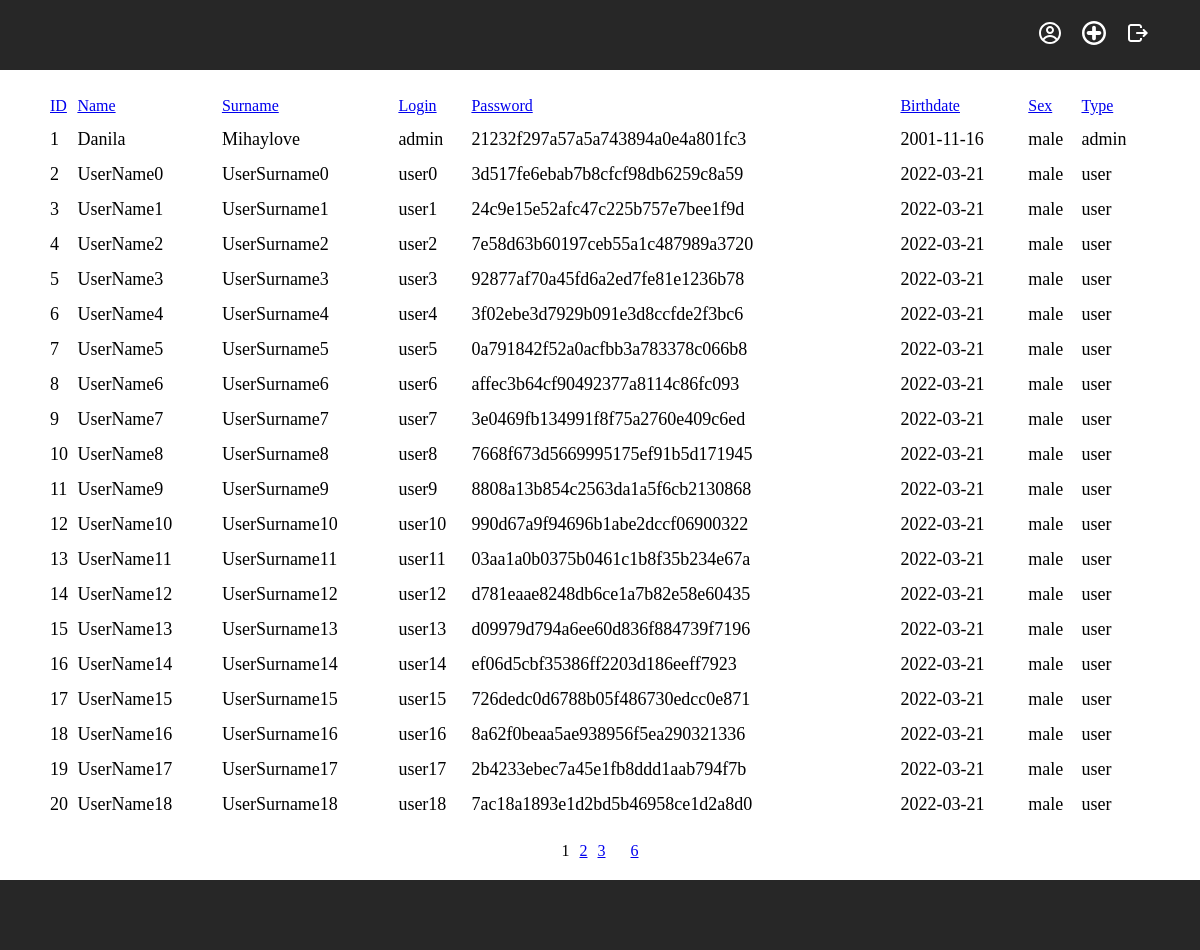
The app's page /index.php (signed in), older data.
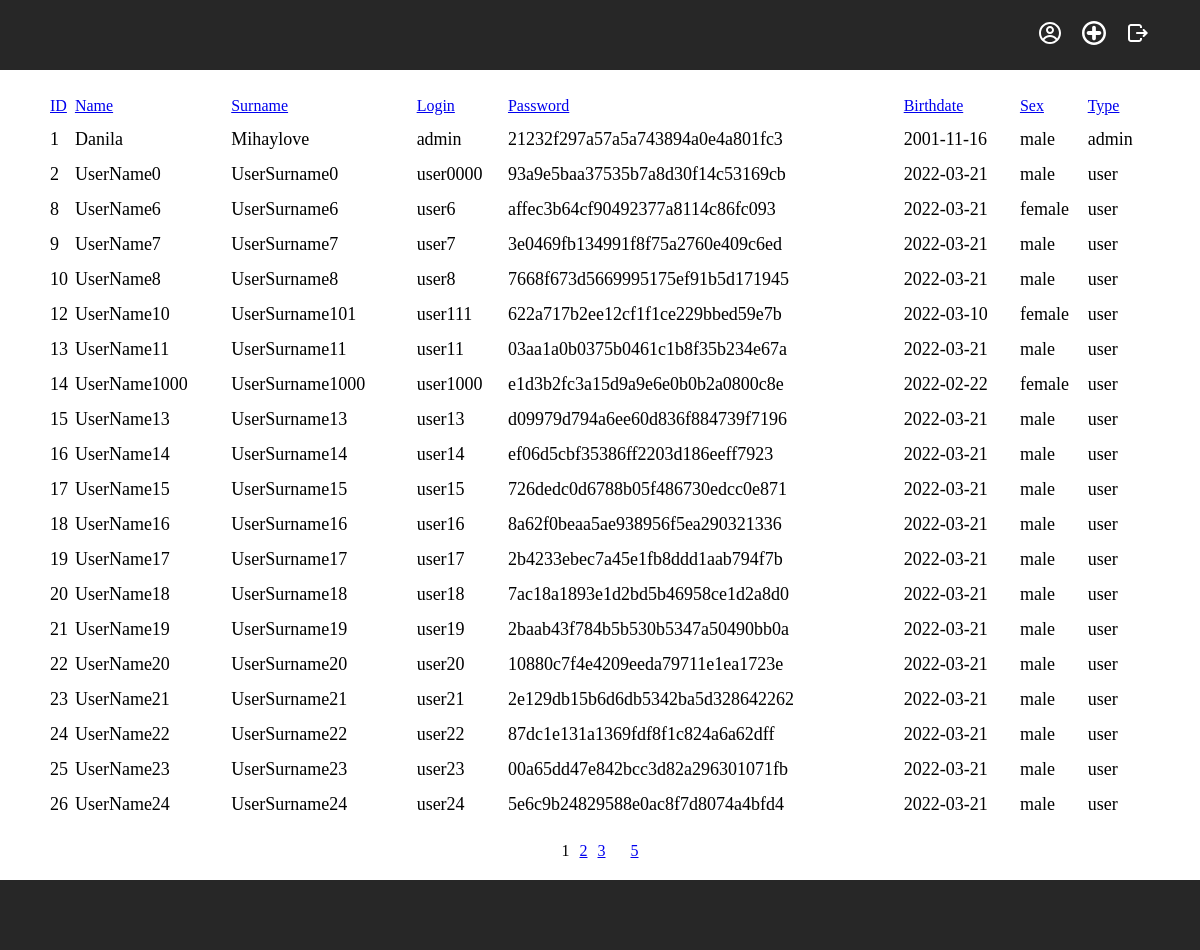
The same page, newer data.
### tables this page shows
CREATE TABLE `user` (
  `id` int(11) NOT NULL,
  `name` varchar(255) NOT NULL,
  `surname` varchar(255) NOT NULL,
  `login` varchar(255) NOT NULL,
  `password` varchar(255) NOT NULL,
  `birthdate` date NOT NULL,
  `sex` int(11) NOT NULL,
  `user_type` int(11) NOT NULL
);

### index.php (the view, shortened to what this page needs)
<?php
    require_once("components/head.php");
?>
<div class="main">
    <div class="container">
        <div class="main__content">
            <?php
                if (!$content_unavailable) {
                    $currentPage = $_GET['page'];
                    $sortTitles = "";
                    $arr = array('ID', 'Name', 'Surname', 'Login', 'Password', 'Birthdate', 'Sex', 'Type');
                    for ($i = 0; $i < 8; $i++) {
                        $descSort = "";
                        if (($_GET['sort'] == $i) && ($_GET['desc'] != "DESC")) $descSort = "DESC";
                        else $descSort = "ASC";
                        $newTitle = "<div class='main__cell'><a href='?sort=$i&desc=$descSort&page=$currentPage'>" . $arr[$i] . "</a></div>";
                        $sortTitles = $sortTitles . $newTitle;
                    }
                    echo "
                        <div class='main__table'>
                            <div class='main__header-row'>$sortTitles</div>";
                    $entryQuantity  = 20;
                    $itemsFrom      = $_GET['page'] * $entryQuantity - $entryQuantity;
                    $arr            = array(0 => 'id', 1 => 'name', 2 => 'surname', 3 => 'login', 4 => 'password', 5 => 'birthdate', 6 => 'sex', 7 => 'user_type');
                    $sortType       = $arr[$_GET['sort']];
                    $sortDesc       = $_GET['desc'];
                    $result         = $connection->prepare("SELECT user.id, user.name, user.surname, user.login, user.password, user.birthdate,
                                        sex.name AS sex, user_type.name AS type FROM `user`
                                        INNER JOIN sex ON sex.id = user.sex
                                        INNER JOIN user_type ON user_type.id = user.user_type
                                        ORDER BY $sortType $sortDesc
                                        LIMIT ?, ?");
                    $result->bind_param('ii', $itemsFrom, $entryQuantity);
                    if (isset($_COOKIE['login']) && isset($_COOKIE['password'])) {
                        $cookie_login       = $_COOKIE['login'];
                        $cookie_password    = $_COOKIE['password'];
                        $result->execute();
                        $result             = $result->get_result();
                    } else if (isset($_SESSION['login']) && isset($_SESSION['password'])) {
                        $result->execute();
                        $result             = $result->get_result();
                    }
                    while($row = $result->fetch_array(MYSQLI_ASSOC)) {
                        $rowCells = "";
                        foreach($row as $key => $value) {
                            $rowCells = $rowCells . "<div class='main__cell'>$value</div>";
                        }
                        $userId = $row['id'];
                        echo "<a href='user.php?user=$userId'>$rowCells</a>";
                    }
                    echo "</div>";
                    $countUsers = $connection->query("SELECT COUNT(*) AS count FROM `user`");
                    $countUsers = ceil($countUsers->fetch_assoc()['count'] / $entryQuantity);
                    $currentPage = isset($_GET['page']) ? $_GET['page'] : 1;
                    $routes = "<div>$currentPage</div>";
                    for ($i = $currentPage + 1; $i < $currentPage + 3 && $i != $countUsers + 1; $i++) {
                        $routes = $routes . "<a href='?page=$i'>$i</a>";
                    }
                    $routes = $currentPage > 3 ? "<a class='main__route-left' href='?page=1'>1</a>" . $routes : $routes;
                    $routes = $currentPage < $countUsers - 2 ? $routes . "<a class='main__route-right' href='?page=$countUsers'>$countUsers</a>" : $routes;
                    echo "<div class='main__router'>$routes</div>";
                } else {
                    echo "<strong>Content is unavailable.<br/>
                            You need to log in as an administrator</strong>";
                }
            ?>
        </div>
    </div>
</div>
<?php
    require_once("components/foot.php");
?>

Row changes from the older to the newer data that the page shows:
removed user: id "3 UserName1 UserSurname1 user1 24c9e15e52afc47c225b757e7bee1f9d 2022-03-21 male user"
removed user: id "4 UserName2 UserSurname2 user2 7e58d63b60197ceb55a1c487989a3720 2022-03-21 male user"
removed user: id "5 UserName3 UserSurname3 user3 92877af70a45fd6a2ed7fe81e1236b78 2022-03-21 male user"
removed user: id "6 UserName4 UserSurname4 user4 3f02ebe3d7929b091e3d8ccfde2f3bc6 2022-03-21 male user"
removed user: id "7 UserName5 UserSurname5 user5 0a791842f52a0acfbb3a783378c066b8 2022-03-21 male user"
removed user: id "11 UserName9 UserSurname9 user9 8808a13b854c2563da1a5f6cb2130868 2022-03-21 male user"
changed user: id "2 UserName0 UserSurname0 user0 3d517fe6ebab7b8cfcf98db6259c8a59 2022-03-21 male user" → "2 UserName0 UserSurname0 user0000 93a9e5baa37535b7a8d30f14c53169cb 2022-03-21 male user"
changed user: id "8 UserName6 UserSurname6 user6 affec3b64cf90492377a8114c86fc093 2022-03-21 male user" → "8 UserName6 UserSurname6 user6 affec3b64cf90492377a8114c86fc093 2022-03-21 female user"
changed user: id "12 UserName10 UserSurname10 user10 990d67a9f94696b1abe2dccf06900322 2022-03-21 male user" → "12 UserName10 UserSurname101 user111 622a717b2ee12cf1f1ce229bbed59e7b 2022-03-10 female user"
changed user: id "14 UserName12 UserSurname12 user12 d781eaae8248db6ce1a7b82e58e60435 2022-03-21 male user" → "14 UserName1000 UserSurname1000 user1000 e1d3b2fc3a15d9a9e6e0b0b2a0800c8e 2022-02-22 female user"
now on this page (row unchanged): user: id "21 UserName19 UserSurname19 user19 2baab43f784b5b530b5347a50490bb0a 2022-03-21 male user"
now on this page (row unchanged): user: id "22 UserName20 UserSurname20 user20 10880c7f4e4209eeda79711e1ea1723e 2022-03-21 male user"
now on this page (row unchanged): user: id "23 UserName21 UserSurname21 user21 2e129db15b6d6db5342ba5d328642262 2022-03-21 male user"
now on this page (row unchanged): user: id "24 UserName22 UserSurname22 user22 87dc1e131a1369fdf8f1c824a6a62dff 2022-03-21 male user"
now on this page (row unchanged): user: id "25 UserName23 UserSurname23 user23 00a65dd47e842bcc3d82a296301071fb 2022-03-21 male user"
now on this page (row unchanged): user: id "26 UserName24 UserSurname24 user24 5e6c9b24829588e0ac8f7d8074a4bfd4 2022-03-21 male user"
Text that changed along with them:
$countUsers: "6" → "5"
